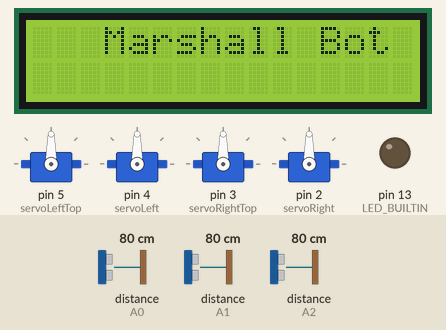
Simulated run of this sketch. Board: Arduino Uno, built with avr-gcc and run on an emulated ATmega328P. On the bench: 4 × servo, 16×2 character LCD, output pins drawn as LEDs (lit = HIGH). The test bench sets the inputs (shaded band); at power-on: distance to the obstacle (sensors on A2, A0, A1) 80 cm. What the sketch prints to the serial monitor is not drawn.

Above: at 1.2 s.
1.3 s: distance to the obstacle (sensor on A2) set to 61 cm
3.7 s: distance to the obstacle (sensor on A2) set to 50 cm
At 5.2 s:
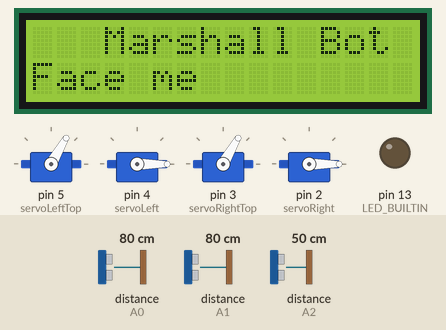
Timing chart, 0 to 6.7 s (numbered marks = the images above; inputs shaded):
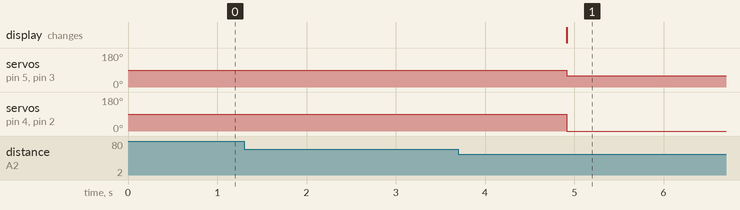

The sketch:

2._Marshall_bot_with_Moving_Servo.ino
```cpp
#include <SharpIR.h>
#define SENSOR_SAMPLES 20
#include <LiquidCrystal_I2C.h>
#include <Servo.h>
//#define ADJUSTMENT +10                     //Compensation for reading variance in cm

LiquidCrystal_I2C lcd(0x27,16,2);
Servo servoLeftTop,servoLeft,servoRightTop,servoRight; //Servo Declarations
int pos1 = 0, pos2 = 0, pos3 = 0, pos4 =0;   //Servo motor positions
float dL,dR,dC;                              //Sharp Distance Sensor
int SensorPin = 0;

//The sensor output pin is attached to the pin A0
SharpIR watchL( SharpIR::GP2Y0A02YK0F, A0 );
SharpIR watchC( SharpIR::GP2Y0A02YK0F, A1 );
SharpIR watchR( SharpIR::GP2Y0A02YK0F, A2 );

void setup()
{
  servoLeftTop.attach(5);                                 //Left Top Servo
  servoLeft.attach(4);                                    //Left Servo
  servoRightTop.attach(3);                                //Right Top Servo
  servoRight.attach(2);                                   //Right Servo

  lcd.init();
  lcd.backlight();
  lcd.setCursor(3,0);
  lcd.print("Marshall Bot");
  Serial.begin( 9600 ); //Enable the serial comunication
  pinMode(LED_BUILTIN,OUTPUT);
 }

char buffer[80] = { 0 };

float getMeanDistance( SharpIR &sensor )               // Scan runway & report distances seen by the 3 sensors:
{
  float total = 0;
  for( int i = 0;  i < SENSOR_SAMPLES;  ++i )
  {
    total += sensor.getDistance();
  }
  return total / SENSOR_SAMPLES;
}
//float checkallsensor(SharpIR watchL,SharpIR watchC,SharpIR watchR)
//{
//  int dL = getMeanDistance( watchL );
//  int dC = getMeanDistance( watchC );
//  int dR = getMeanDistance( watchR );
//  snprintf( buffer, 80, "L:[%2d] C:[%2d] R:[%2d]\n", dL, dC, dR );
//  Serial.println( buffer );
  //  show(buffer); //shows buffer in the LCD
//
//  return dL,dC,dR;
//}

void loop()
{
  int dL = getMeanDistance( watchL );
  int dC = getMeanDistance( watchC );
  int dR = getMeanDistance( watchR );
  snprintf( buffer, 80, "L:[%2d] C:[%2d] R:[%2d]\n", dL, dC, dR );
  Serial.println( buffer );
//  show(buffer); //shows buffer in the LCD

//dL,dC,dR=checkallsensor(watchL, watchC, watchR);
  if( dL >= 77 && dL <= 93 && dC >= 65 && dC <= 132 && dR >= 45 && dR <= 55 )
  {
    show("Face me ");
    // waiting for an aircrraft <face me>;
      moveArms(60,0,60,0); //position where the marshall gesture should be
      delay(25); //delay for movement
      moveArms(60,0,60,0); //neutral position

  }

  else if( dL >= 114 && dL <= 115 && dC >= 30 && dC <= 60 && dR >= 51 && dR <= 52 )
  {
    show("Go ahead ");
    // straight & in the middle of the runway <go straight>;
      moveArms(60,0,60,0); //position where the marshall gesture should be
      delay(25); //delay for movement
      moveArms(180,0,0,0); //neutral position
  }

  else if( dL >= 41 && dL <= 58 && dC >= 35 && dC <= 54 && dR >= 33 && dR <= 57 )
  {
    show("Go Left ");
    // on the right side of the runway <go left>;
      moveArms(180,0,180,0); //position where the marshall gesture should be
      delay(25); //delay for movement
      moveArms(180,0,90,0); //neutral position

  }
  else if( dL >= 27 && dL <= 45 && dC >= 37 && dC <= 50 && dR >= 37 && dR <= 49 )
  {
    show("Go Right ");
    // on the left side of the runway <go right>;
      moveArms(60,0,0,0); //position where the marshall gesture should be
      delay(15); //delay for movement
      moveArms(0,0,0,0); //neutral position
  }

  else if( dL >= 108 && dL <= 115 && dC >= 25 && dC <= 28 && dR >= 42 && dR <= 49 )
  {
    show("Slow Down ");
    // approaching to a stop <slow down>;
      moveArms(0,0,0,0); //position where the marshall gesture should be
      delay(25); //delay for movement
      moveArms(0,0,0,0); //neutral position

  }
  else if( dL >= 44 && dL <= 54 && dC >= 19 && dC <= 23 && dR >= 20 && dR <= 24 )
  {
    show("Stop ");
    // stoping an aircraft <stop>;
      moveArms(45,0,75,0); //position where the marshall gesture should be
      delay(25); //delay for movement
      moveArms(45,0,75,0); //neutral position

  }
//    else
//  {
//    show( buffer );
//  }

}
void keepchecking()
{
  while(! ( dL >= 77 && dL <= 93 && dC >= 65 && dC <= 132 && dR >= 45 && dR <= 55 )) //must be in the stop me condition

  {loop();}
   //dL,dC,dR=checkallsensor(watchL, watchC, watchR); }
}

// 4 Servo Motor motion control
void moveArms( int leftTop,int left,int rightTop,int right)
{
  servoLeftTop.write( leftTop );
  servoLeft.write( left );
  servoRightTop.write( rightTop );
  servoRight.write( right );

}

//LCD Display
void show(String S) {
  lcd.setCursor(0,1);
  lcd.print(S);
}

//  snprintf( buffer, 80, "L: [%3d] C: [%3d] cR: [%3d]\n", dL, dC, dR );
//  Serial.println( buffer );
//}
```

Measured:
- the behaviour switches between 56 and 55 cm on distance to the obstacle (sensor on A2) (found by bisection; images 0 and 1)
- after the input at 1.3 s, every drawn part: stays the same
- after the input at 3.7 s, servo on pin 5 (servoLeftTop), servo on pin 3 (servoRightTop): 90° → 60° after 1.2 s; servo on pin 4 (servoLeft), servo on pin 2 (servoRight): 90° → 0° after 1.2 s; the display: changes after 1.2 s (image 1)
